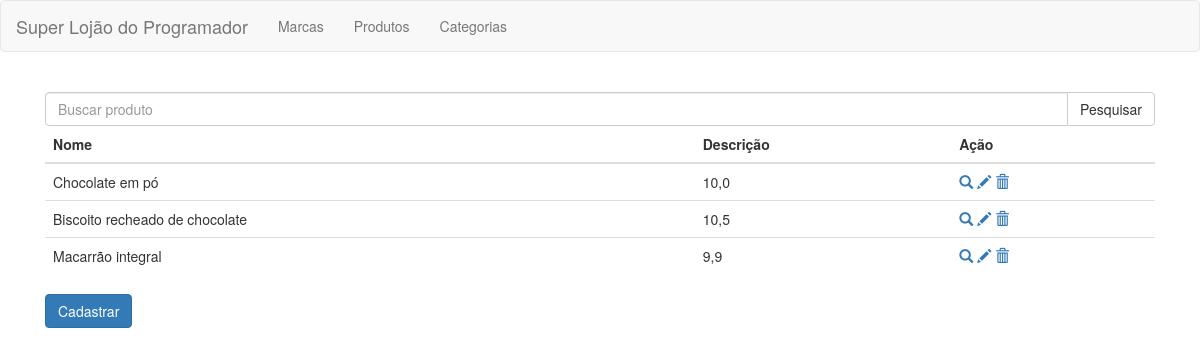
Page /produto/listar/ on the earlier database version.
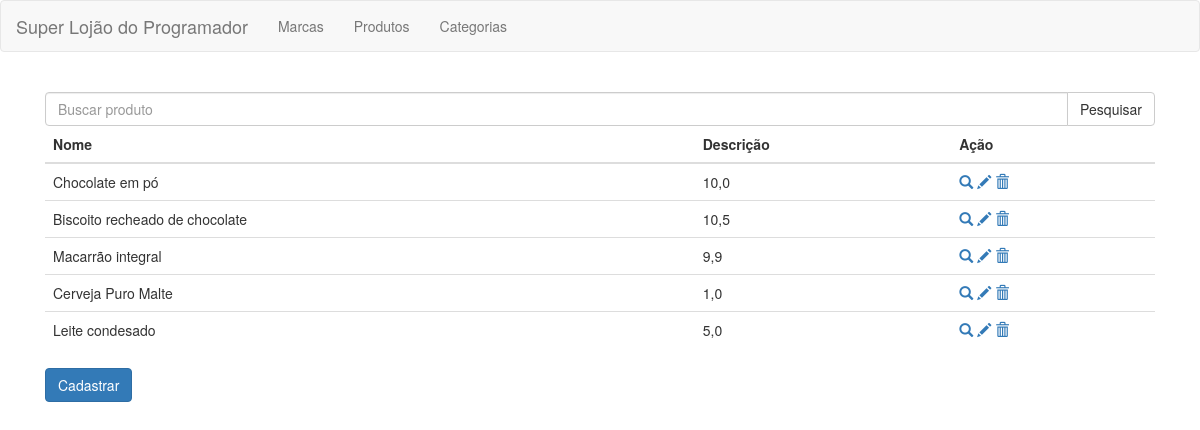
Same page on the later database version.
### apps/app/models.py (models this page shows, shortened)
class Produto(models.Model):
    descricao = models.CharField(max_length=50, null=False)
    preco = models.FloatField(null=False)
    marca = models.ForeignKey(Marca, on_delete=models.CASCADE, null=True)
    categoria = models.ManyToManyField(Categoria)

### apps/app/views.py (the view)
# urls.py: path("produto/listar/", views.listar_produto, name="listar_produto"),
def listar_produto(request, template_name="produto/produto_list.html"):
    query = request.GET.get("busca")
    if query:
        produto = Produto.objects.filter(descricao__iexact=query)
    else:
        produto = Produto.objects.all()
    produtos = {"lista": produto}
    return render(request, template_name, produtos)

### templates/produto/produto_list.html (shortened to what this page needs)
{% extends 'base.html'%}
{% block content %}
<form method="get">
    <div class="col-lg-12">
        <div class="input-group">
            <input type="text" class="form-control" name="busca" placeholder="Buscar produto">
            <span class="input-group-btn">
                <button class="btn btn-default" type="submit">Pesquisar</button>
            </span>
        </div>
    </div>
</form>
<div class="col-lg-12">
    <table class="table">
        <thead>
            <tr>
                <th>Nome</th>
                <th>Descrição</th>
                <th>Ação</th>
            </tr>
        </thead>
        <tbody>
            {% for produto in lista %}
            <tr>
                <td>{{ produto.descricao }}</td>
                <td>{{ produto.preco }}</td>
                <td>
                    <a href="{% url 'perfil_produto' pk=produto.pk %}">
                        <span class="glyphicon glyphicon-search"></span>
                    </a>
                    <a href="{% url 'editar_produto' pk=produto.pk %}">
                        <span class="glyphicon glyphicon-pencil"></span>
                    </a>
                    <a href="{% url 'remover_produto' pk=produto.pk %}">
                        <span class="glyphicon glyphicon-trash"></span>
                    </a>
                </td>
            </tr>
            {% endfor %}
        </tbody>
    </table>
    <a href="{% url 'cadastrar_produto' %}">
        <button type="submit" class="btn btn-primary">
            Cadastrar
        </button>
    </a>
</div>
{% endblock content %}

Differences in the rows shown:
added Produto: descricao "Cerveja Puro Malte", preco "1,0"
added Produto: descricao "Leite condesado", preco "5,0"
